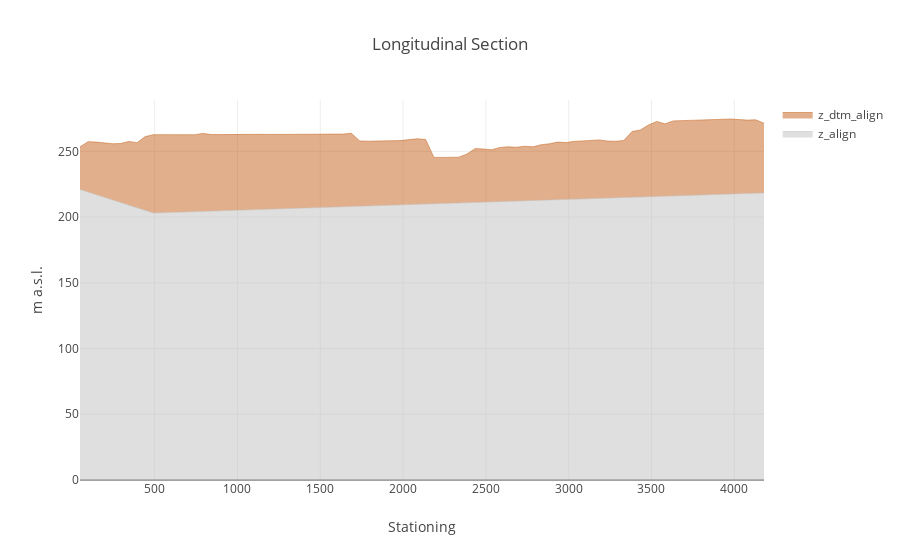

Notebook code cell kept with this figure:
### Code cell
z_align = go.Scatter(
    x=alignment_stationed_df['distance_stat_sum'].tolist(),
    y=alignment_stationed_df['z_align'].tolist(),
    name = "z_align",
    mode='lines',
    line=dict(width=0.5,
              color='rgb(192, 192, 192)'),
    fill='tonexty'
)

z_dtm_align = go.Scatter(
    x=alignment_stationed_df['distance_stat_sum'].tolist(),
    y=alignment_stationed_df['z_dtm_align'].tolist(),
    name = "z_dtm_align",
    mode='lines',
    line=dict(width=0.5,
              color='rgb(196, 97, 26)'),
    fill='tonexty'
)

data = [z_align, z_dtm_align]

layout = go.Layout(
    title='Longitudinal Section',
    showlegend=True,
    xaxis=dict(
        title= "Stationing",
    ),
    yaxis=dict(
        title = "m a.s.l."
    )
)

fig = go.Figure(data=data, layout=layout)
plotly.offline.iplot(fig, filename='stacked-area-plot')
